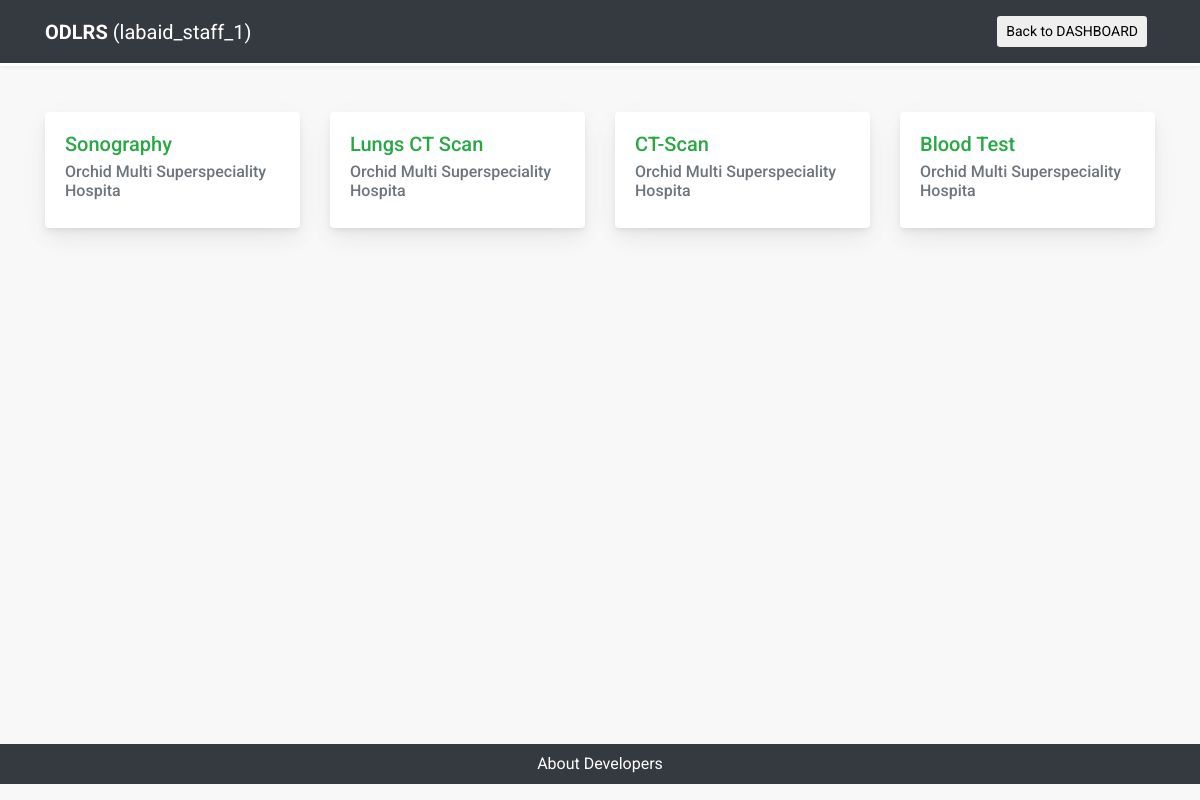
The page /filtered-categories-for-staff/labaid_staff_1/ on the database its author committed.
### diagnostic_centers/models.py (models this page shows, shortened)
class DiagnosticStaff(models.Model):
    username = models.CharField(max_length=20, unique=True, blank=False)
    password = models.CharField(max_length=100, unique=True,  blank=False)
    admin = models.BooleanField(default=False)
    center = models.ForeignKey(DiagnosticCenter, on_delete=models.CASCADE, related_name='center_staffs')
    class Meta:
        verbose_name_plural = 'Diagnostic Staffs'

class DiagnosticCenter(models.Model):
    name = models.CharField(max_length=250, blank=False)
    image = models.ImageField(default='default_center.jpg', upload_to='diagnostic_center_pics')
    email = models.EmailField(blank=True)
    contact_no = models.CharField(max_length=20, blank=False)
    website = models.CharField(max_length=100, blank=True)
    address = models.CharField(max_length=150, blank=False)
    class Meta:
        verbose_name_plural = 'Diagnostic Centers'

### tests/models.py (models this page shows, shortened)
class TestCategory(models.Model):
    category_name = models.CharField(max_length=50)
    center = models.ForeignKey(DiagnosticCenter, on_delete=models.CASCADE, related_name='category_center',
                               null=True, blank=True)
    class Meta:
        verbose_name_plural = 'Test Categories'
        ordering = ['-id']

### tests/views.py (the view)
# urls.py: path('filtered-categories-for-staff/<username>/', filtered_categories_for_staff, name='filtered-categories-for-staff'),
def filtered_categories_for_staff(request, username=None):
    staff = DiagnosticStaff.objects.get(username=username)
    categories_staff = TestCategory.objects.filter(center__center_staffs=staff)
    template = 'tests/filtered_categories_staff.html'
    context = {
        'categories_staff': categories_staff,
        'staff': staff,
    }
    return render(request, template, context)

### templates/tests/filtered_categories_staff.html (shortened to what this page needs)
{% load static %}
<!DOCTYPE html>
<html lang="en">
<head>
    <link rel="stylesheet" href="https://maxcdn.bootstrapcdn.com/bootstrap/4.0.0/css/bootstrap.min.css"
 />
    <link rel="stylesheet" type="text/css" href="{% static 'css/bootstrap.min.css' %}">
    <link rel="stylesheet" type="text/css" href="{% static 'css/fakeLoader.min.css' %}">
    <link rel="stylesheet" type="text/css" href="{% static 'css/style.css' %}">
</head>
<body class="common-b ">
    <nav class="navbar navbar-expand-lg navbar-dark bg-dark">
        <div class="container">
            <a class="navbar-brand text-white" href="#"><b>ODLRS</b> <span
                    class="text-white">({{ staff.username }})</span></a>
            <div class="" id="navbarSupportedContent">
                <ul class="navbar-nav ml-auto">
                    <li class="nav-item">
                        <a class="nav-link text-white"
                            href="{% url 'diagnostic_centers:staff-dashboard' staff.username %}">
                            <button type="submit" class="btn btn-white btn-sm">Back to DASHBOARD</button>
                        </a>
                    </li>
                </ul>
            </div>
        </div>
    </nav>
    <div class="container inner-content mt-4">
        <div class="row">
            {% for category in categories_staff %}
            <div class="col-xs-12 col-sm-6 col-md-4 col-lg-3">
                <div class="card mb-4">
                    <div class="card-body">
                        <h5 class="card-title text-success">{{ category.category_name }}
                        </h5>
                        <h6 class="card-subtitle mb-2 text-muted">{{ category.center.name }}</h6>
                    </div>
                </div>
            </div>
            {% endfor %}
            <br><br>
        </div>
    </div>
    <div class="footer bg-dark text-white text-center py-2">
        <div class="d-box px-2">
            <a class="text-white" href="{% url 'developers' %}" target="_blank" data-toggle="tooltip"
                data-placement="top" title="About Developers">About Developers</a>
        </div>
    </div>
</body>
</html>

### static/css/style.css (style rules this page uses)
* { margin: 0; padding: 0; -webkit-box-sizing: border-box; box-sizing: border-box; font-family: "Roboto", sans-serif; scroll-behavior: smooth; }
a { text-decoration: none; }
.card, .card-header, .card-footer { border: 0; }
html, body { background: #f8f8f8; }
nav.navbar { background: transparent; -webkit-box-shadow: 0 0 5px rgba(0, 0, 0, 0.1); box-shadow: 0 0 5px rgba(0, 0, 0, 0.1); position: fixed; top: 0; z-index: 99999; width: 100%; background: #328691; border-bottom: 3px solid white; }
nav.navbar ul li a { color: #fff; font-size: 16px; outline: none; }
.inner-content { padding-top: 5.5rem; min-height: 90vh; }
.footer { background: #328691; position: relative; z-index: 11; }

### templates/tests/filtered_categories_staff.html (style rules this page uses)
.card { box-shadow: 0 0.46875rem 2.1875rem rgba(4, 9, 20, 0.03), 0 0.9375rem 1.40625rem rgba(4, 9, 20, 0.03), 0 0.25rem 0.53125rem rgba(4, 9, 20, 0.05), 0 0.125rem 0.1875rem rgba(4, 9, 20, 0.03); border-width: 0; transition: all .2s; }

### rows shown on the page
DiagnosticStaff: username "labaid_staff_1"
TestCategory: category_name "Sonography", center.name "Orchid Multi Superspeciality Hospita"
TestCategory: category_name "Lungs CT Scan", center.name "Orchid Multi Superspeciality Hospita"
TestCategory: category_name "CT-Scan", center.name "Orchid Multi Superspeciality Hospita"
TestCategory: category_name "Blood Test", center.name "Orchid Multi Superspeciality Hospita"
